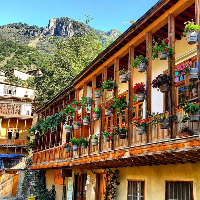
#> input picture Experiment4/imageSmall.png, 200 x 200 px
$ python Image-Compression.py
#> lines starting #> are read from the running program, lines starting #| are printed output that depends on the picture
import sys
from skimage import io
from sklearn.cluster import KMeans
import numpy as np

# reading filename
filename = 'imageSmall.png'

# reading the image
image = io.imread(filename)
#> image is the input picture: shape (200, 200, 3); mean R, G, B 125.7, 108.6, 83.2

# preprocessing
rows, cols = image.shape[0], image.shape[1]
#> rows = 200; cols = 200
image = image.reshape(rows * cols, 3)

# modelling
print('Compressing...')
print('This can take a while for a large image file.')
kMeans = KMeans(n_clusters=16)
kMeans.fit(image)

# getting centers and labels
centers = np.asarray(kMeans.cluster_centers_, dtype=np.uint8)
labels = np.asarray(kMeans.labels_, dtype=np.uint8)
labels = np.reshape(labels, (rows, cols))
print('Almost done.')

# reconstructing the image
newImage = np.zeros((rows, cols, 3), dtype=np.uint8)
for i in range(rows):
    for j in range(cols):
        # assinging every pixel the rgb color of their label's center
        newImage[i, j, :] = centers[labels[i, j], :]
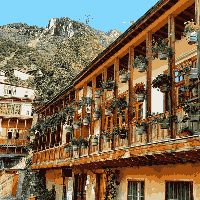
#> newImage: shape (200, 200, 3); mean of channels 0, 1, 2 125.2, 107.9, 82.7; drawn as R, G, B
io.imsave(filename.split('.')[0] + '-compressed.png', newImage)

print('Image has been compressed successfully.')
